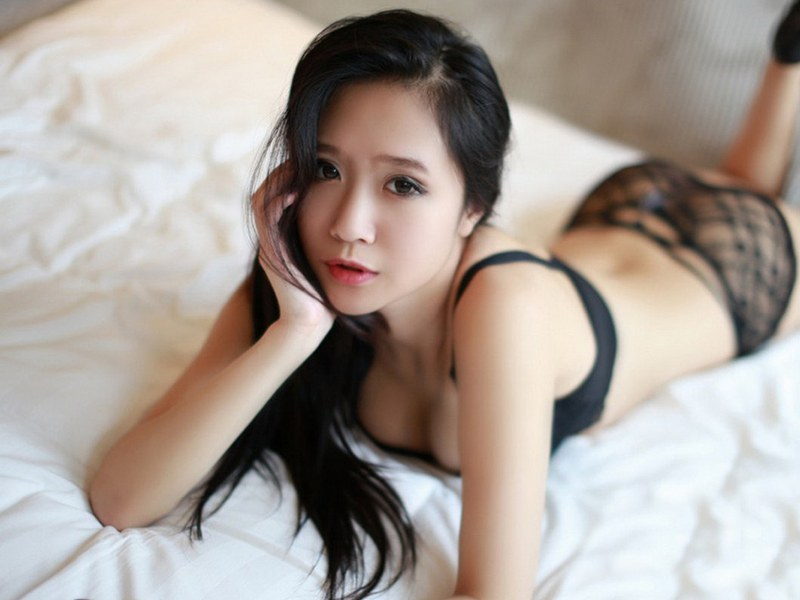
#> input picture 10.cut/image0.jpg, 800 x 600 px
$ python cut.py
#> lines starting #> are read from the running program, lines starting #| are printed output that depends on the picture
# -*- coding: utf-8 -*-
"""
Created on Sun Feb 10 09:56:47 2019

@author: miss.j
"""
# x->300-500
# y->400-500
import cv2
img = cv2.imread('image0.jpg', 1)
#> img is the input picture: shape (600, 800, 3); mean B, G, R 152.6, 159.6, 169.6
Info = img.shape
#> Info = (600, 800, 3)
dst = img[400:500,300:500]
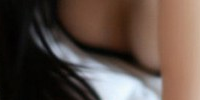
#> dst: shape (100, 200, 3); mean B, G, R 67.6, 75.8, 91.5

cv2.imshow("image",dst)
cv2.waitKey(0)
